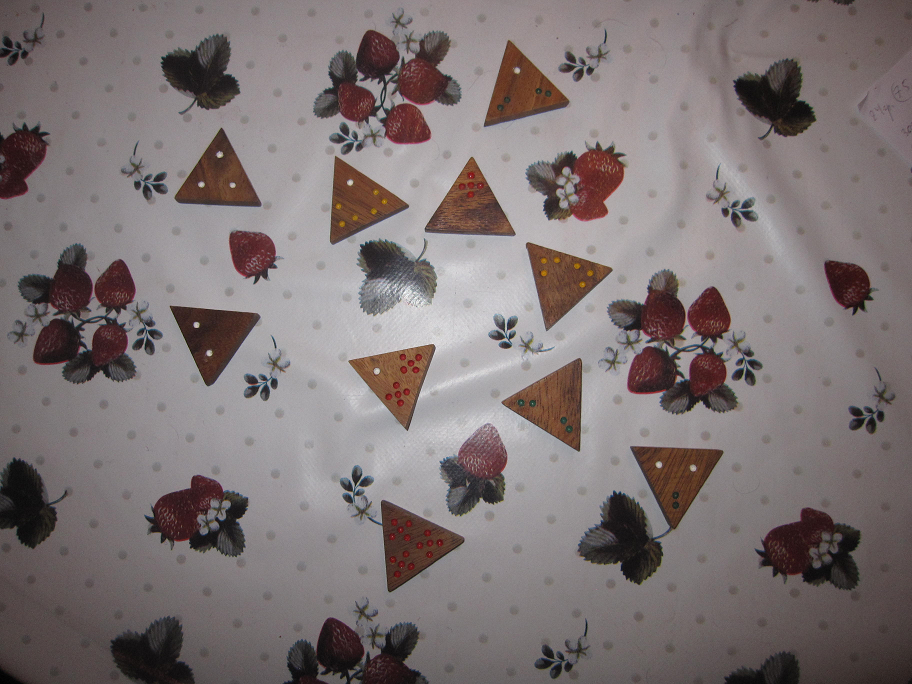
#> input picture images/Pict_4_1.bmp, 912 x 684 px; the run also reads 3 pictures not shown here
$ jupyter execute --allow-errors Experiments.ipynb
#> lines starting #> are read from the running program, lines starting #| are printed output that depends on the picture; after the words box and inside, x2 and y2 are one past the last pixel; in counts of white or black regions, pixels touching at a corner belong together
### src/tiles_segmentation.py
from __future__ import annotations

import math
from typing import Literal, Optional, Iterable, Tuple, List
from dataclasses import dataclass

import cv2
import numpy as np
from cv2.typing import MatLike


@dataclass
class Point:
    x: int
    y: int

    def dist(self, other: Point) -> float:
        return math.sqrt((self.x - other.x) ** 2 + (self.y - other.y) ** 2)


@dataclass
class Contour:
    centroid: Point
    vertices: MatLike

    # [12 lines left out: function is_equilaterial, not called in this run]


class TileExtractor:
    def __init__(self,
                 opening_kernel: Tuple[int, int] = (3, 3),
                 gblur_kernel: Tuple[int, int] = (5, 5),
                 medblur_kernel: int = 15,
                 approx_thres: float = 0.05,
                 equilaterial_thres: float = 0.15,
                 area_min: int = 2000,
                 area_max: int = 7000,
                 min_dist_between_centr: int = 20):
        """
        Processes the image, segmentating triomino tiles on the image\\
        and classifying it
        ------
        Parameters:
        ------
        - opening_kernel: kernel of opening applied after thresholding
        - gblur_kernel: gaussian blur kernel
        - medblur_kernel: median blur kernel
        - approx_thres: threshold for approximating contour by triangle
        - equilaterial_thres: threshold for approximating equilaterial triangles
        - area_min: min area of triomino to segmentate (used for filtering out noise)
        - area_max: max area of triomino to segmentate (used for filtering out noise)
        - min_dist_between_centr: minimal distance between two centroids of triomino tiles
        """
        self.opening_kernel = opening_kernel
        self.gblur_kernel = gblur_kernel
        self.medblur_kernel = medblur_kernel

        self.approx_thres = approx_thres
        self.equilaterial_thres = equilaterial_thres

        self.area_min = area_min
        self.area_max = area_max
        self.min_dist_between_centr = min_dist_between_centr

    # [65 lines left out: functions process_contours, validate_contour, smoothen, process_adaptive, process_otsu, not called in this run]

    def process_image(self, image: MatLike, how: Literal['otsu', 'adaptive'] = 'otsu') -> MatLike:
        """Preprocess the image by each channel separately"""
        process_func = {
            'otsu': self.process_otsu,
            'adaptive': self.process_adaptive,
        }

        channels = cv2.split(image)
        processed_image = np.zeros_like(channels[0])
        for ch in channels:
            preprocessed_channel = self.smoothen(ch)
            processed_channel = process_func[how](preprocessed_channel)
            processed_image = cv2.bitwise_or(processed_image, processed_channel)
        return processed_image

    # [11 lines left out: function find_unique_contours, not called in this run]

    def find_objects(self, image: MatLike) -> List[Contour]:
        thres_image_otsu = self.process_image(image, 'otsu')
        thres_image_ada = self.process_image(image, 'adaptive')

        contours_otsu, _ = cv2.findContours(thres_image_otsu,
                                            cv2.RETR_LIST,
                                            cv2.CHAIN_APPROX_SIMPLE)
        contours_ada, _ = cv2.findContours(thres_image_ada,
                                           cv2.RETR_LIST,
                                           cv2.CHAIN_APPROX_SIMPLE)

        contours_otsu = self.process_contours(contours_otsu)
        contours_ada = self.process_contours(contours_ada)

        unique_contours = self.find_unique_contours(contours_otsu + contours_ada)

        return unique_contours

### src/image_processing.py
import os
from typing import Iterable, List

import numpy as np
import cv2
from cv2.typing import MatLike

from tiles_segmentation import TileExtractor, Contour
from tiles_classification import TileClassifier


class ImageProcessor:
    def __init__(self):
        pass

    def extract_tile_images(self,
                            image: MatLike,
                            tile_contours: List[Contour]) -> Iterable[MatLike]:
        """Extract images with tiles standing upright"""
        for contour in tile_contours:
            # find the <<bottom>> side of the triangle
            a, b = sorted(contour.vertices[:, 0], key=lambda x: x[1], reverse=True)[:2]
            x, y = a - b

            # calculate angle and center of rotation
            angle = np.degrees(np.arctan2(y, x))
            angle = angle if angle < 90 else angle + 180
            center = (contour.centroid.x, contour.centroid.y)

            # rotate image so the triangle will stand upright
            M = cv2.getRotationMatrix2D(center, angle, 1.0)
            rotated_image = cv2.warpAffine(image, M, (image.shape[1], image.shape[0]))
            rotated_contour = cv2.transform(contour.vertices, M)

            # crop a square image of a new tile
            x, y, w, h = cv2.boundingRect(rotated_contour)
            size = max(w, h)
            cropped = rotated_image[y:y + size, x:x + size]
            yield cropped

    def process_image(self, image: MatLike, file_path: os.PathLike) -> None:
        """
        Process image and count number of triomino tiles on the image.\\
        Then classify each tile by the dots on its vertices.
        ------
        Parameters:
        ------
        - image: image suitable for requirements
        - file_path: path to the file with processing results
        """
        extractor = TileExtractor()
        contours = extractor.find_objects(image)

        classifier = TileClassifier()
        preds = []
        for tile_img in self.extract_tile_images(image, contours):
            preds.append(classifier.predict(tile_img))

        assert len(contours) == len(preds)
        with open(file_path, 'w') as fout:
            fout.write(f'{len(contours)}\n')
            for contour, pred in zip(contours, preds):
                c = contour.centroid
                cls = ', '.join(map(str, pred))
                fout.write(f'{c.x}, {c.y}; ' + cls + '\n')

### src/tiles_classification.py
from typing import Tuple

import numpy as np
import cv2
from cv2.typing import MatLike

from tiles_segmentation import Point


class TileClassifier:
    # [56 lines left out: functions __init__, predict, not called in this run]

### Experiments.ipynb
[cell 1]
import os
import math
import cv2
import numpy as np

from PIL import Image
import matplotlib.pyplot as plt

from src.image_processing import ImageProcessor
from src.tiles_segmentation import TileExtractor
from src.tiles_classification import TileClassifier

[cell 2]
def show(image, ax=None, title=None):
    if ax is None:
        fig, ax = plt.subplots(1, 1)
    if title is not None:
        fig.suptitle(title)
    ax.imshow(image, cmap='gray')
    ax.set_axis_off()

[cell 3]
image = cv2.imread('./images/Pict_4_1.bmp')
#> image is the input picture: shape (684, 912, 3); mean B, G, R 115.3, 115.1, 124.7
#image = cv2.cvtColor(image_orig, cv2.COLOR_BGR2GRAY)
#image = cv2.GaussianBlur(image, (5, 5), 0)
show(image)

#> (a cell that did not finish here is left out)

[cell 5]
fig, ax = plt.subplots(3, 3, figsize=(12, 12))
ax = iter(ax.flatten())

for img_path in os.listdir('images'):
    if img_path.startswith('Pict'):
        image = cv2.imread(os.path.join('images/', img_path))
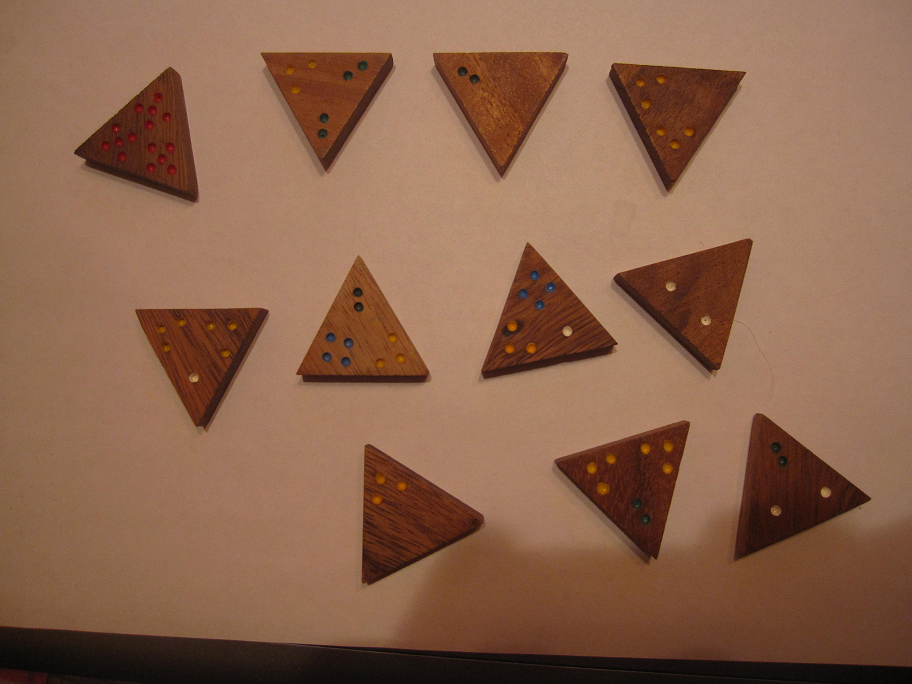
#> input picture images/Pict_1_1.bmp, 912 x 684 px
#> image is the input picture: shape (684, 912, 3); mean B, G, R 76.7, 99.9, 139.5
        assert image is not None, 'bad image'
        #image = cv2.cvtColor(image, cv2.COLOR_BGR2HSV)
        axes = next(ax)

        proc = TileExtractor(area_min=2000,
                              min_dist_between_centr=20,
                              approx_thres=0.05,
                              equilaterial_thres=0.15)
        contr = proc.find_objects(image)
#> the loop in process_image, `for ch in channels:` made 3 passes
#> after the loop in process_image, `for ch in channels:`:
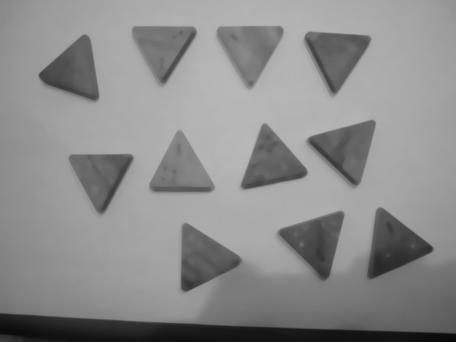
#> preprocessed_channel: shape (684, 912) (shown at 1/2 size); min 8, max 184, mean 139.8
#> call 2 of process_image, with how = 'adaptive'
#> the loop in process_image (call 2), `for ch in channels:` made 3 passes
#> after the loop in process_image (call 2), `for ch in channels:`:
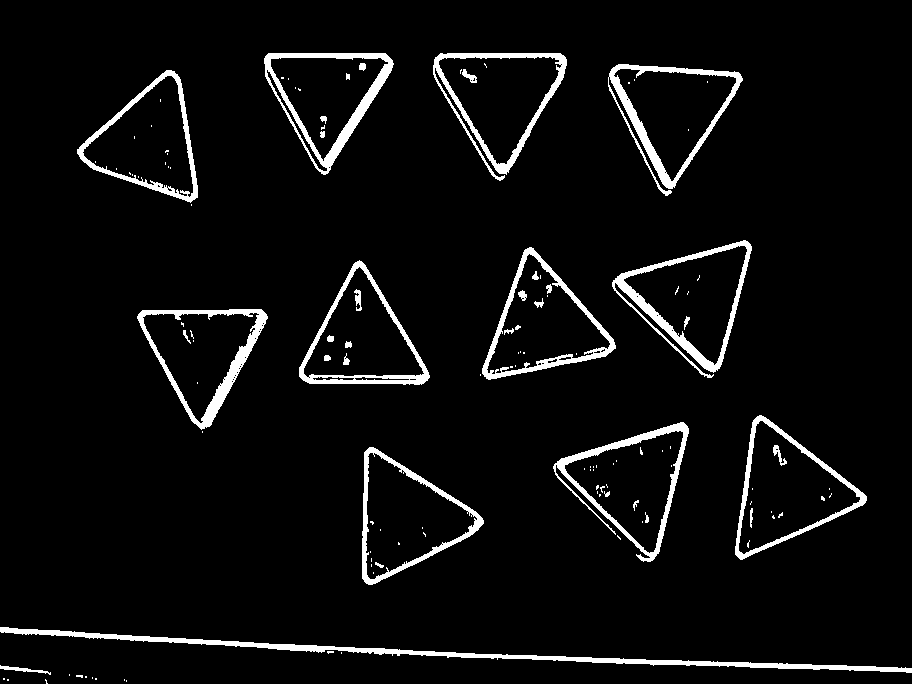
#> processed_image: shape (684, 912); 5.1% white; 128 white regions (91 under 20 px)
#> in find_objects, `contours_otsu, _ = cv2.findContours(thres_image_otsu, cv2.RETR_LIST, c..`: contours_otsu = 70 contours, 34 with area under 20; largest, box (x1, y1, x2, y2) and area: (613, 241, 752, 376) 10312, (734, 416, 867, 561) 10227, (608, 65, 743, 194) 9974, (434, 53, 567, 179) 9826, (554, 423, 689, 563) 9750
#> in find_objects, `contours_ada, _ = cv2.findContours(thres_image_ada, cv2.RETR_LIST, cv2..`: contours_ada = 183 contours, 138 with area under 20; largest, box (x1, y1, x2, y2) and area: (735, 415, 867, 560) 9966, (612, 240, 752, 378) 9714, (433, 53, 567, 181) 9584, (362, 447, 484, 585) 9524, (553, 422, 689, 562) 9494
#> the loop in process_contours, `for contour in contours:` made 70 passes
#> after the loop in process_contours, `for contour in contours:`: contours_validated = 13 items
#> the loop in process_contours (call 2), `for contour in contours:` made 183 passes
#> in find_objects, `contours_ada = self.process_contours(contours_ada)`: contours_ada = 11 items
#> the loop in find_unique_contours, `for contour in contours[1:]:` made 23 passes
#> contr = 11 items
        output_image = image.copy()
        cv2.drawContours(output_image, [c.vertices for c in contr], -1, (0, 255, 0), 2)
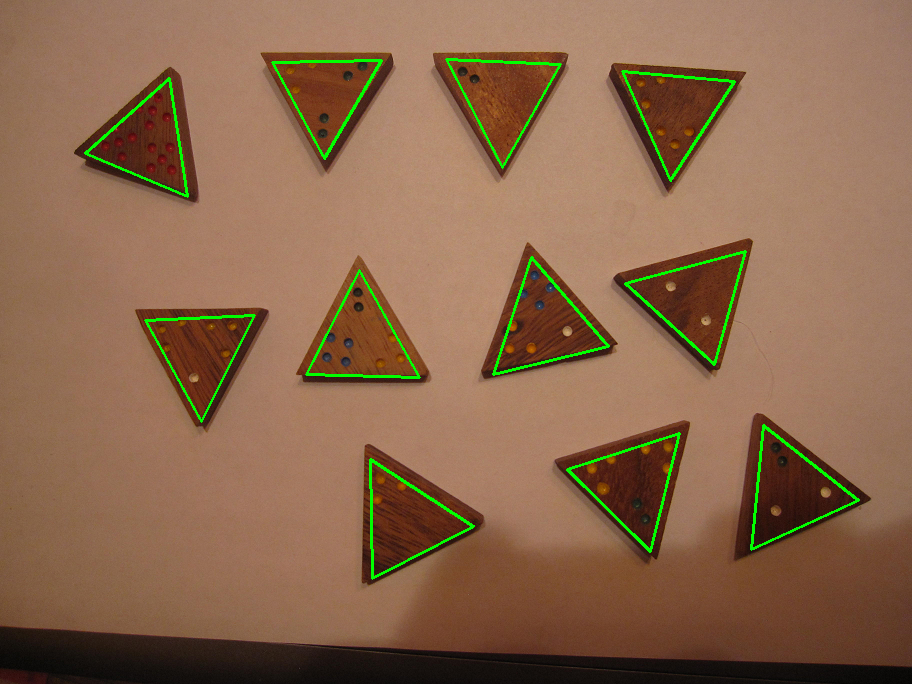
#> output_image: shape (684, 912, 3); 1.76% of pixels changed, all inside (x1, y1, x2, y2) = (84, 58, 860, 580)
        show(output_image, axes)
plt.tight_layout()
plt.show()
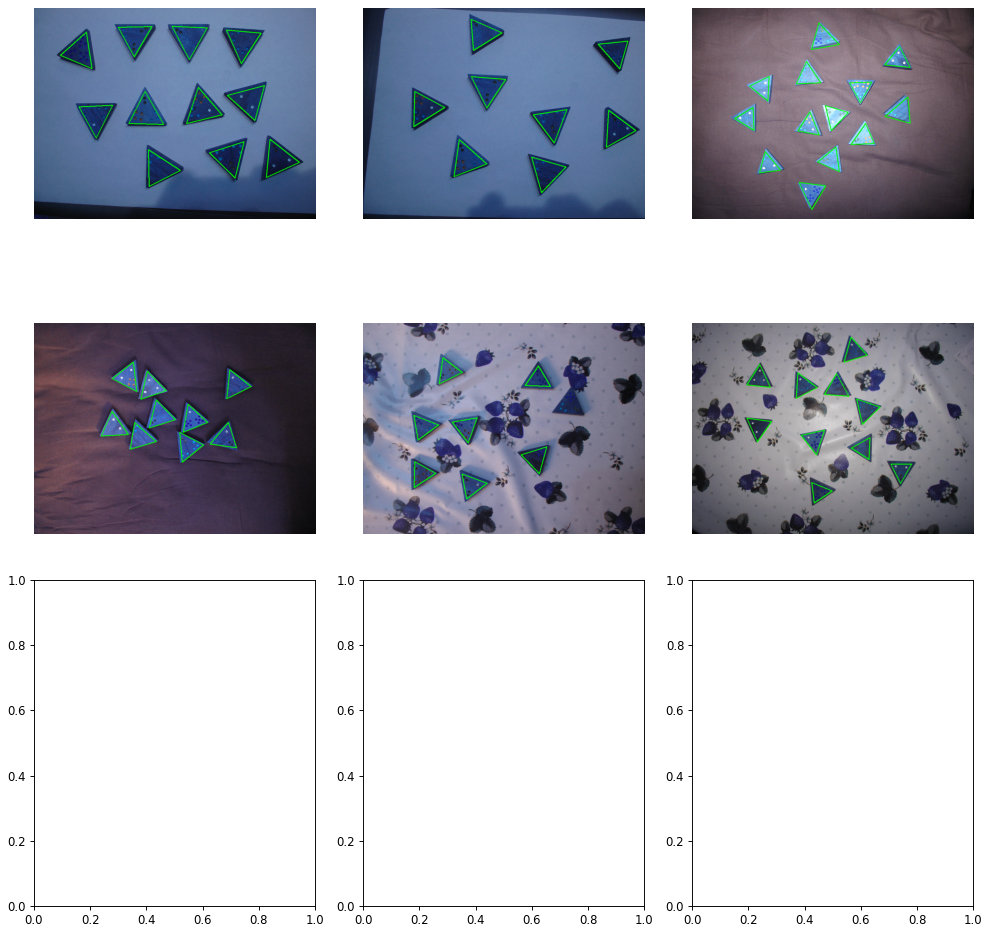
#> figure drawn by matplotlib, 6 panels; B, G, R data is drawn as R, G, B

[cell 6]
proc = ImageProcessor()
#> (the rest of this cell did not finish here and is left out)

#> (the rest of the program and of its run is left out)
